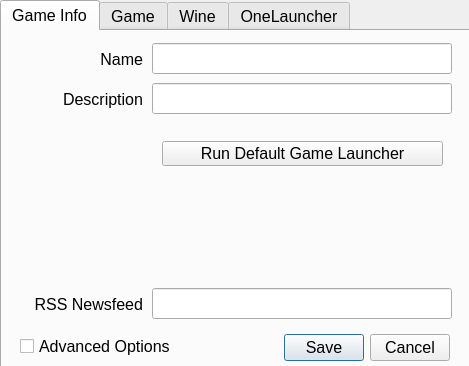
<?xml version="1.0" encoding="UTF-8"?>
<ui version="4.0">
 <class>dlgSettings</class>
 <widget class="QDialog" name="dlgSettings">
  <property name="windowModality">
   <enum>Qt::ApplicationModal</enum>
  </property>
  <property name="geometry">
   <rect>
    <x>0</x>
    <y>0</y>
    <width>469</width>
    <height>366</height>
   </rect>
  </property>
  <property name="font">
   <font>
    <pointsize>12</pointsize>
   </font>
  </property>
  <property name="windowTitle">
   <string>Settings</string>
  </property>
  <property name="modal">
   <bool>true</bool>
  </property>
  <widget class="QCheckBox" name="showAdvancedSettingsCheckbox">
   <property name="geometry">
    <rect>
     <x>20</x>
     <y>332</y>
     <width>211</width>
     <height>28</height>
    </rect>
   </property>
   <property name="toolTip">
    <string>&lt;html&gt;&lt;head/&gt;&lt;body&gt;&lt;p&gt;Enable advanced options&lt;/p&gt;&lt;/body&gt;&lt;/html&gt;</string>
   </property>
   <property name="text">
    <string>Advanced Options</string>
   </property>
   <property name="checked">
    <bool>false</bool>
   </property>
  </widget>
  <widget class="QTabWidget" name="tabWidget">
   <property name="geometry">
    <rect>
     <x>0</x>
     <y>0</y>
     <width>471</width>
     <height>371</height>
    </rect>
   </property>
   <property name="currentIndex">
    <number>0</number>
   </property>
   <widget class="QWidget" name="tab">
    <attribute name="title">
     <string>Game Info</string>
    </attribute>
    <widget class="QLabel" name="gameNameLabel">
     <property name="geometry">
      <rect>
       <x>10</x>
       <y>17</y>
       <width>131</width>
       <height>23</height>
      </rect>
     </property>
     <property name="toolTip">
      <string/>
     </property>
     <property name="text">
      <string>Name</string>
     </property>
     <property name="alignment">
      <set>Qt::AlignRight|Qt::AlignTrailing|Qt::AlignVCenter</set>
     </property>
    </widget>
    <widget class="QLineEdit" name="gameNameLineEdit">
     <property name="geometry">
      <rect>
       <x>150</x>
       <y>12</y>
       <width>300</width>
       <height>31</height>
      </rect>
     </property>
     <property name="toolTip">
      <string/>
     </property>
     <property name="clearButtonEnabled">
      <bool>true</bool>
     </property>
    </widget>
    <widget class="QLabel" name="gameDescriptionLabel">
     <property name="geometry">
      <rect>
       <x>10</x>
       <y>57</y>
       <width>131</width>
       <height>23</height>
      </rect>
     </property>
     <property name="toolTip">
      <string/>
     </property>
     <property name="text">
      <string>Description</string>
     </property>
     <property name="alignment">
      <set>Qt::AlignRight|Qt::AlignTrailing|Qt::AlignVCenter</set>
     </property>
    </widget>
    <widget class="QLineEdit" name="gameDescriptionLineEdit">
     <property name="geometry">
      <rect>
       <x>150</x>
       <y>52</y>
       <width>300</width>
       <height>31</height>
      </rect>
     </property>
     <property name="toolTip">
      <string/>
     </property>
     <property name="clearButtonEnabled">
      <bool>true</bool>
     </property>
    </widget>
    <widget class="QLabel" name="gameNewsfeedLabel">
     <property name="geometry">
      <rect>
       <x>10</x>
       <y>262</y>
       <width>131</width>
       <height>23</height>
      </rect>
     </property>
     <property name="toolTip">
      <string/>
     </property>
     <property name="text">
      <string>RSS Newsfeed</string>
     </property>
     <property name="alignment">
      <set>Qt::AlignRight|Qt::AlignTrailing|Qt::AlignVCenter</set>
     </property>
    </widget>
    <widget class="QLineEdit" name="gameNewsfeedLineEdit">
     <property name="geometry">
      <rect>
       <x>150</x>
       <y>257</y>
       <width>300</width>
       <height>31</height>
      </rect>
     </property>
     <property name="toolTip">
      <string/>
     </property>
     <property name="clearButtonEnabled">
      <bool>false</bool>
     </property>
    </widget>
    <widget class="QPushButton" name="defaultGameLauncherButton">
     <property name="geometry">
      <rect>
       <x>160</x>
       <y>110</y>
       <width>281</width>
       <height>25</height>
      </rect>
     </property>
     <property name="text">
      <string>Run Default Game Launcher</string>
     </property>
    </widget>
   </widget>
   <widget class="QWidget" name="tabGame">
    <attribute name="title">
     <string>Game</string>
    </attribute>
    <widget class="QComboBox" name="clientTypeComboBox">
     <property name="geometry">
      <rect>
       <x>151</x>
       <y>136</y>
       <width>300</width>
       <height>33</height>
      </rect>
     </property>
     <property name="toolTip">
      <string>Game client version to use. 64-bit is the most modern. It does work with WINE</string>
     </property>
    </widget>
    <widget class="QLabel" name="patchClientLabel">
     <property name="geometry">
      <rect>
       <x>12</x>
       <y>261</y>
       <width>131</width>
       <height>23</height>
      </rect>
     </property>
     <property name="text">
      <string>Patch Client DLL</string>
     </property>
     <property name="alignment">
      <set>Qt::AlignRight|Qt::AlignTrailing|Qt::AlignVCenter</set>
     </property>
    </widget>
    <widget class="QLineEdit" name="patchClientLineEdit">
     <property name="geometry">
      <rect>
       <x>150</x>
       <y>257</y>
       <width>300</width>
       <height>31</height>
      </rect>
     </property>
    </widget>
    <widget class="QToolButton" name="gameDirButton">
     <property name="geometry">
      <rect>
       <x>415</x>
       <y>56</y>
       <width>36</width>
       <height>30</height>
      </rect>
     </property>
     <property name="toolTip">
      <string>Select game directory from file system</string>
     </property>
     <property name="text">
      <string>...</string>
     </property>
    </widget>
    <widget class="QLabel" name="highResLabel">
     <property name="geometry">
      <rect>
       <x>13</x>
       <y>97</y>
       <width>131</width>
       <height>23</height>
      </rect>
     </property>
     <property name="toolTip">
      <string>Enable high resolution game files. You may need to patch the game after enabling this</string>
     </property>
     <property name="text">
      <string>Hi-Res Graphics</string>
     </property>
     <property name="alignment">
      <set>Qt::AlignRight|Qt::AlignTrailing|Qt::AlignVCenter</set>
     </property>
    </widget>
    <widget class="QLabel" name="clientLabel">
     <property name="geometry">
      <rect>
       <x>13</x>
       <y>141</y>
       <width>131</width>
       <height>23</height>
      </rect>
     </property>
     <property name="toolTip">
      <string>Game client version to use. 64-bit is the most modern. It does work with WINE</string>
     </property>
     <property name="text">
      <string>Game Client</string>
     </property>
     <property name="alignment">
      <set>Qt::AlignRight|Qt::AlignTrailing|Qt::AlignVCenter</set>
     </property>
    </widget>
    <widget class="QLabel" name="gameDirLabel">
     <property name="geometry">
      <rect>
       <x>13</x>
       <y>60</y>
       <width>131</width>
       <height>23</height>
      </rect>
     </property>
     <property name="toolTip">
      <string>Game install directory. There should be a file called patchclient.dll here</string>
     </property>
     <property name="text">
      <string>Game Directory</string>
     </property>
     <property name="alignment">
      <set>Qt::AlignRight|Qt::AlignTrailing|Qt::AlignVCenter</set>
     </property>
    </widget>
    <widget class="QLineEdit" name="gameDirLineEdit">
     <property name="geometry">
      <rect>
       <x>151</x>
       <y>55</y>
       <width>260</width>
       <height>31</height>
      </rect>
     </property>
     <property name="toolTip">
      <string>Game install directory. There should be a file called patchclient.dll here</string>
     </property>
    </widget>
    <widget class="QCheckBox" name="highResCheckBox">
     <property name="geometry">
      <rect>
       <x>155</x>
       <y>95</y>
       <width>21</width>
       <height>31</height>
      </rect>
     </property>
     <property name="toolTip">
      <string>Enable high resolution game files. You may need to patch the game after enabling this</string>
     </property>
     <property name="text">
      <string/>
     </property>
    </widget>
    <widget class="QLabel" name="gameLanguageLabel">
     <property name="geometry">
      <rect>
       <x>12</x>
       <y>17</y>
       <width>131</width>
       <height>23</height>
      </rect>
     </property>
     <property name="toolTip">
      <string/>
     </property>
     <property name="text">
      <string>Language</string>
     </property>
     <property name="alignment">
      <set>Qt::AlignRight|Qt::AlignTrailing|Qt::AlignVCenter</set>
     </property>
    </widget>
    <widget class="QComboBox" name="gameLanguageComboBox">
     <property name="geometry">
      <rect>
       <x>151</x>
       <y>12</y>
       <width>300</width>
       <height>33</height>
      </rect>
     </property>
     <property name="toolTip">
      <string/>
     </property>
    </widget>
   </widget>
   <widget class="QWidget" name="tabWine">
    <attribute name="title">
     <string>Wine</string>
    </attribute>
    <widget class="QGroupBox" name="wineFormGroupBox">
     <property name="geometry">
      <rect>
       <x>10</x>
       <y>18</y>
       <width>451</width>
       <height>151</height>
      </rect>
     </property>
     <property name="toolTip">
      <string>Enable manual WINE configuration. Otherwise, WINE and DXVK all get downloaded and managed automatically</string>
     </property>
     <property name="title">
      <string>Manually Configure</string>
     </property>
     <property name="alignment">
      <set>Qt::AlignLeading|Qt::AlignLeft|Qt::AlignVCenter</set>
     </property>
     <property name="flat">
      <bool>true</bool>
     </property>
     <property name="checkable">
      <bool>true</bool>
     </property>
     <property name="checked">
      <bool>true</bool>
     </property>
     <layout class="QFormLayout" name="wineGroupBox">
      <property name="formAlignment">
       <set>Qt::AlignLeading|Qt::AlignLeft|Qt::AlignVCenter</set>
      </property>
      <property name="leftMargin">
       <number>15</number>
      </property>
      <property name="topMargin">
       <number>15</number>
      </property>
      <property name="rightMargin">
       <number>15</number>
      </property>
      <property name="bottomMargin">
       <number>15</number>
      </property>
      <item row="0" column="0">
       <widget class="QLabel" name="prefixLabel">
        <property name="toolTip">
         <string>Path to WINE prefix</string>
        </property>
        <property name="text">
         <string>Prefix</string>
        </property>
       </widget>
      </item>
      <item row="0" column="1">
       <widget class="QLineEdit" name="prefixLineEdit">
        <property name="toolTip">
         <string>Path to WINE prefix</string>
        </property>
        <property name="dragEnabled">
         <bool>true</bool>
        </property>
       </widget>
      </item>
      <item row="1" column="0">
       <widget class="QLabel" name="wineExecutableLabel">
        <property name="toolTip">
         <string>Path to WINE executable</string>
        </property>
        <property name="text">
         <string>Executable</string>
        </property>
       </widget>
      </item>
      <item row="1" column="1">
       <widget class="QLineEdit" name="wineExecutableLineEdit">
        <property name="toolTip">
         <string>Path to WINE executable</string>
        </property>
        <property name="dragEnabled">
         <bool>true</bool>
        </property>
       </widget>
      </item>
     </layout>
    </widget>
    <widget class="QFrame" name="wineAdvancedFrame">
     <property name="geometry">
      <rect>
       <x>-1</x>
       <y>159</y>
       <width>461</width>
       <height>141</height>
      </rect>
     </property>
     <property name="frameShape">
      <enum>QFrame::NoFrame</enum>
     </property>
     <property name="frameShadow">
      <enum>QFrame::Plain</enum>
     </property>
     <widget class="QWidget" name="formLayoutWidget_2">
      <property name="geometry">
       <rect>
        <x>0</x>
        <y>10</y>
        <width>461</width>
        <height>131</height>
       </rect>
      </property>
      <layout class="QFormLayout" name="wineAdvancedForm">
       <property name="leftMargin">
        <number>15</number>
       </property>
       <property name="topMargin">
        <number>15</number>
       </property>
       <property name="rightMargin">
        <number>15</number>
       </property>
       <property name="bottomMargin">
        <number>15</number>
       </property>
       <item row="0" column="0">
        <widget class="QLabel" name="wineDebugLabel">
         <property name="toolTip">
          <string>Value for WINEDEBUG environment variable</string>
         </property>
         <property name="text">
          <string>WINEDEBUG</string>
         </property>
        </widget>
       </item>
       <item row="0" column="1">
        <widget class="QLineEdit" name="wineDebugLineEdit">
         <property name="toolTip">
          <string>Value for WINEDEBUG environment variable</string>
         </property>
        </widget>
       </item>
      </layout>
     </widget>
    </widget>
    <zorder>wineAdvancedFrame</zorder>
    <zorder>wineFormGroupBox</zorder>
   </widget>
   <widget class="QWidget" name="tabProgram">
    <attribute name="title">
     <string>OneLauncher</string>
    </attribute>
    <widget class="QPushButton" name="setupWizardButton">
     <property name="geometry">
      <rect>
       <x>181</x>
       <y>160</y>
       <width>261</width>
       <height>25</height>
      </rect>
     </property>
     <property name="text">
      <string>Run Setup Wizard</string>
     </property>
    </widget>
    <widget class="QComboBox" name="defaultLanguageComboBox">
     <property name="geometry">
      <rect>
       <x>170</x>
       <y>12</y>
       <width>281</width>
       <height>33</height>
      </rect>
     </property>
     <property name="toolTip">
      <string>Default language to use for games</string>
     </property>
    </widget>
    <widget class="QLabel" name="defaultLanguageLabel">
     <property name="geometry">
      <rect>
       <x>12</x>
       <y>17</y>
       <width>151</width>
       <height>23</height>
      </rect>
     </property>
     <property name="toolTip">
      <string>Default language to use for games</string>
     </property>
     <property name="text">
      <string>Default Language</string>
     </property>
     <property name="alignment">
      <set>Qt::AlignRight|Qt::AlignTrailing|Qt::AlignVCenter</set>
     </property>
    </widget>
    <widget class="QCheckBox" name="defaultLanguageForUICheckBox">
     <property name="geometry">
      <rect>
       <x>178</x>
       <y>52</y>
       <width>21</width>
       <height>51</height>
      </rect>
     </property>
     <property name="toolTip">
      <string>Use the default language for OneLauncher even when the current game is set to a different language</string>
     </property>
     <property name="text">
      <string/>
     </property>
    </widget>
    <widget class="QLabel" name="defaultLanguageForUILabel">
     <property name="geometry">
      <rect>
       <x>-6</x>
       <y>52</y>
       <width>201</width>
       <height>51</height>
      </rect>
     </property>
     <property name="toolTip">
      <string>Use the default language for OneLauncher even when the current game is set to a different language</string>
     </property>
     <property name="text">
      <string>Always Use Default Language For UI</string>
     </property>
     <property name="alignment">
      <set>Qt::AlignCenter</set>
     </property>
     <property name="wordWrap">
      <bool>true</bool>
     </property>
    </widget>
    <widget class="QLabel" name="gamesSortingModeLabel">
     <property name="geometry">
      <rect>
       <x>12</x>
       <y>113</y>
       <width>151</width>
       <height>23</height>
      </rect>
     </property>
     <property name="toolTip">
      <string>Default language to use for games</string>
     </property>
     <property name="text">
      <string>Games Sorting Mode</string>
     </property>
     <property name="alignment">
      <set>Qt::AlignRight|Qt::AlignTrailing|Qt::AlignVCenter</set>
     </property>
    </widget>
    <widget class="QComboBox" name="gamesSortingModeComboBox">
     <property name="geometry">
      <rect>
       <x>170</x>
       <y>108</y>
       <width>281</width>
       <height>33</height>
      </rect>
     </property>
     <property name="toolTip">
      <string>Default language to use for games</string>
     </property>
    </widget>
    <zorder>setupWizardButton</zorder>
    <zorder>defaultLanguageComboBox</zorder>
    <zorder>defaultLanguageLabel</zorder>
    <zorder>defaultLanguageForUILabel</zorder>
    <zorder>defaultLanguageForUICheckBox</zorder>
    <zorder>gamesSortingModeLabel</zorder>
    <zorder>gamesSortingModeComboBox</zorder>
   </widget>
  </widget>
  <widget class="QDialogButtonBox" name="settingsButtonBox">
   <property name="geometry">
    <rect>
     <x>0</x>
     <y>332</y>
     <width>450</width>
     <height>32</height>
    </rect>
   </property>
   <property name="orientation">
    <enum>Qt::Horizontal</enum>
   </property>
   <property name="standardButtons">
    <set>QDialogButtonBox::Cancel|QDialogButtonBox::Save</set>
   </property>
  </widget>
  <zorder>tabWidget</zorder>
  <zorder>settingsButtonBox</zorder>
  <zorder>showAdvancedSettingsCheckbox</zorder>
 </widget>
 <resources/>
 <connections>
  <connection>
   <sender>settingsButtonBox</sender>
   <signal>rejected()</signal>
   <receiver>dlgSettings</receiver>
   <slot>reject()</slot>
   <hints>
    <hint type="sourcelabel">
     <x>316</x>
     <y>260</y>
    </hint>
    <hint type="destinationlabel">
     <x>286</x>
     <y>274</y>
    </hint>
   </hints>
  </connection>
 </connections>
</ui>
